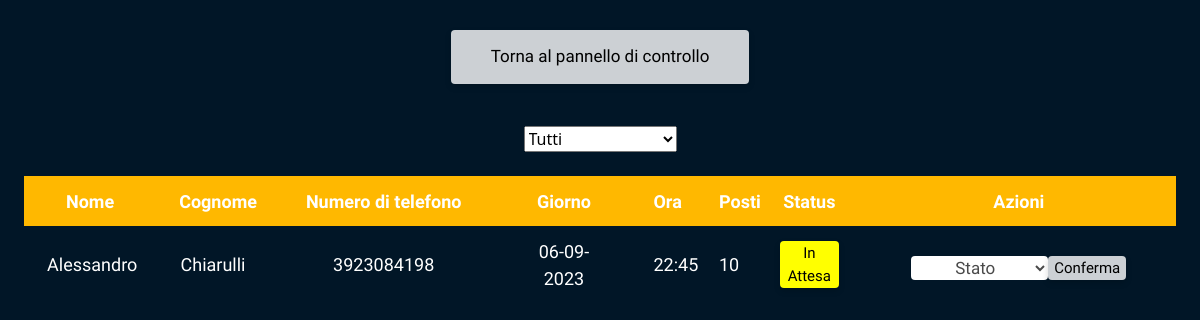
Before: /utentiPrenotati (signed in) with the older database file.
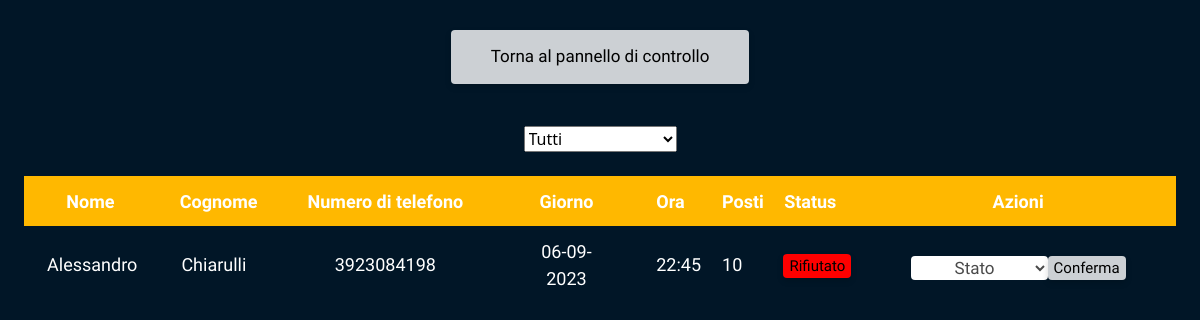
After: the same page with the newer database file.
### tables this page shows
CREATE TABLE prenotazioni(
id INTEGER PRIMARY KEY AUTOINCREMENT NOT NULL,
nome TEXT NOT NULL,
cognome TEXT NOT NULL,
telefono TEXT NOT NULL,
data TEXT NOT NULL,
ora TEXT NOT NULL,
posti TEXT NOT NULL DEFAULT "", status TEXT NOT NULL DEFAULT 'pending', email TEXT NOT NULL DEFAULT "");

### app.py (the view, shortened to what this page needs)
@app.route("/utentiPrenotati", methods=["GET", "POST"])
@login_required
def utentiPrenotati():
    if session["user_id"] == 1 or session["user_id"] == 5 or session["user_id"] == 8:
        if request.method == "GET":
            global past_order
            data_odierna = datetime.now().date()
            prenotati = dbUsers.execute("SELECT * FROM prenotazioni")
            lista_dizionari_ordinata = sorted(prenotati, key=lambda x: (datetime.strptime(x["data"], "%d-%m-%Y"), datetime.strptime(x["ora"], "%H:%M")) , reverse=True)
            today = []
            past = []
            incoming = []
            for dizionario in lista_dizionari_ordinata:
                data_dizionario = datetime.strptime(dizionario["data"], "%d-%m-%Y").date()
                if data_dizionario == data_odierna:
                    today.append(dizionario)
                elif data_dizionario < data_odierna:
                    past.append(dizionario)
                else:
                    incoming.append(dizionario)
            ordine = request.args.get("sort")
            return render_template("utentiPrenotati.html", prenotati = lista_dizionari_ordinata, passati = past, arrivo = incoming, oggi = today)
    else:
        return apology("Non sei autorizzato")

### app.py (called while the page is built)
@app.after_request
def after_request(response):
    response.headers["Cache-Control"] = "no-cache, no-store, must-revalidate"
    response.headers["Expires"] = 0
    response.headers["Pragma"] = "no-cache"
    return response

### helpers.py (called while the page is built)
def login_required(f):
    @wraps(f)
    def decorated_function(*args, **kwargs):
        if session.get("user_id") is None:
            return redirect("/login")
        return f(*args, **kwargs)
    return decorated_function

### templates/utentiPrenotati.html (shortened to what this page needs)
{% extends  "layout.html" %}
{% block style %}
    <link rel="stylesheet" href="../static/styleTable.css">
{% endblock %}
{% block body %}
    <div class="mainContainer">
        <div class="pannelloDiControllo">
            <form action="/admin">
                <button type="submit" class="bottoneSubmit">Torna al pannello di controllo</button>
            </form>
        </div>
        <div class="pannelloDiControllo">
            <select name="sort" id="order">
                <option value="all">Tutti</option>
            </select>
        </div>
        <table id="all">
            <thead>
                <tr>
                    <th>Nome</th>
                    <th>Cognome</th>
                    <th>Numero di telefono</th>
                    <th>Giorno</th>
                    <th>Ora</th>
                    <th>Posti</th>
                    <th>Status</th>
                    <th>Azioni</th>
                </tr>
            </thead>
            <tbody>
                {% for prenotazione in prenotati %}
                <tr>
                    <td>{{prenotazione.nome}}</td>
                    <td>{{prenotazione.cognome}}</td>
                    <td>{{prenotazione.telefono}}</td>
                    <td>{{prenotazione.data}}</td>
                    <td>{{prenotazione.ora}}</td>
                    <td>{{prenotazione.posti}}</td>
                    <td>
                        <form action="">
                            <button class="{{ prenotazione.status}}">
                                {% if prenotazione.status == 'past' %}
                                    Rifiutato
                                {% endif %}
                                {% if prenotazione.status == 'pending' %}
                                    In Attesa
                                {% endif %}
                            </button>
                        </form>
                    </td>
                    <td>
                        <form action="/utentiPrenotati" method="post" class="formForm">
                            <select name="cambioStatus" class="formInput">
                                <option selected disabled>Stato</option>
                            </select>
                            <button type="submit" class="submitButton">Conferma</button>
                        </form>
                    </td>
                </tr>
                {% endfor %}
            </tbody>
        </table>
    </div>
{% endblock %}

### templates/layout.html (shortened to what this page needs)
<!DOCTYPE html>
<html lang="it">
<head>
    {% block style %}{% endblock %}
    <link href="https://cdn.jsdelivr.net/npm/bootstrap@5.3.1/dist/css/bootstrap.min.css" rel="stylesheet">
</head>
<body>
    {% block body %}{% endblock %}
</body>
</html>

### static/styleTable.css (style rules this page uses)
body, html { height: 100%; margin: 0; padding: 0; }
.mainContainer { min-height: 100%; display: flexbox; align-items: flex-start; justify-content: center; background-color: #011627; }
table { width: 96%; color: white; font-family: 'REM', sans-serif; text-align: center; padding: 2%; margin-left: 2%; margin-right: 2%; }
table thead { background-color: #ffb800; }
table th { font-size: large; font-style: bold; padding-left: 2%; padding-right: 2%; padding-top: 1%; padding-bottom: 1%; }
table td { font-size: large; padding-left: 2%; padding-right: 2%; padding-top: 1%; padding-bottom: 1%; }
.submitButton { outline: none; border: none; cursor: pointer; margin: 0 0; text-align: center; background-color: rgba(255,255,255,.8); font-family: 'REM', sans-serif; color: black; border-radius: 4px; box-shadow: 0px 3px 6px rgba(0, 0, 0, 0.16); font-size: 15px; }
.bottoneSubmit { outline: none; border: none; cursor: pointer; display: inline-block; margin: 0 auto; padding: 0.9rem 2.5rem; text-align: center; background-color: rgba(255,255,255,.8); font-family: 'REM', sans-serif; color: black; border-radius: 4px; box-shadow: 0px 3px 6px rgba(0, 0, 0, 0.16); font-size: 17px; width: 100%; margin-top: 10%; margin-bottom: 10%; }
.pannelloDiControllo { width: 100%; display: flex; justify-content: center; }
.past { outline: none; border: none; cursor: pointer; margin: 0 auto; text-align: center; background-color: red; font-family: 'REM', sans-serif; color: black; border-radius: 4px; box-shadow: 0px 3px 6px rgba(0, 0, 0, 0.16); font-size: 15px; }
.formForm { padding-top: 3%; display: inline-flex; max-width: fit-content; }
.formInput { font-family: inherit; width: fit-content; outline: none; background-color: #fff; border-radius: 4px; border: none; display: block; font-size: 17px; color: #4A4A4A; text-indent: 40px; }
#order { margin-top: 1%; margin-bottom: 2%; }

Changed rows visible on the page:
changed prenotazioni "Alessandro": status "In Attesa" → "Rifiutato"
